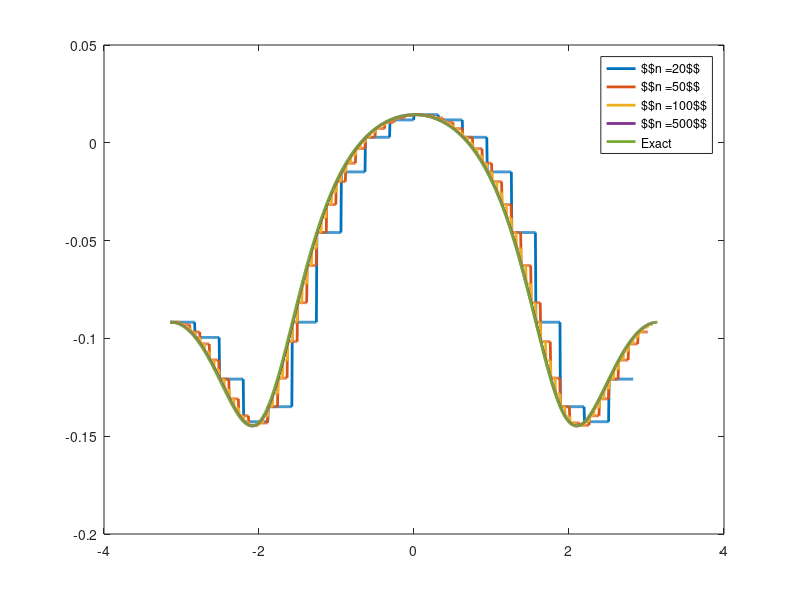
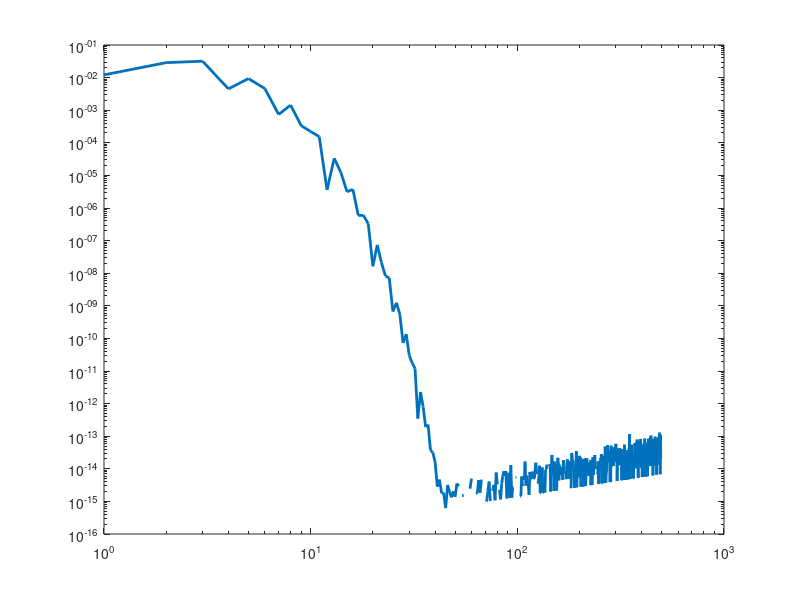

The MATLAB source for these figures, in order:
%% 2(a) Solving the exterior Neumann problem using the Nystrom method and plotting sigma
N = [20 50 100 500];

for i=1:size(N,2)
    n = N(i);
    
    theta = linspace(-pi,pi,n+1);
    theta = theta(1:end-1); % Get rid of overlapping endpoint.
    w = 2*pi/n;
    A = -pi*eye(n) - ones(n,n)*(w/2);
    b = 1 ./ (3 + 2*cos(theta') + cos(2*theta'));
    sigma = A \ b;
       
    % Evaluate and plot the solution on a finer grid
    n_eval = 1000;
    theta_eval = linspace(min(theta), max(theta), n_eval);
    sigma_eval = zeros(n_eval,1);
    count = 2;
    for j=1:n_eval
        if theta_eval(j) <= theta(count)
            %count stays same
        else
            count=count+1;
        end
        sigma_eval(j) = sigma(count-1);
    end

    plot(theta_eval, sigma_eval, 'LineWidth', 2, 'DisplayName', strcat('$$n = ', num2str(n), '$$'))
    hold on;
end

% plot exact solution
I = -(1/6) * sqrt(3 + 2*sqrt(3));
f = @(x) 1 ./ (3 + 2.*cos(x) + cos(2.*x));
theta = linspace(-pi, pi, 1000);
sigma_exact = @(x) -(1/pi) * (I/2 + f(x));
sigma_exact_eval = sigma_exact(theta);
plot(theta, sigma_exact_eval, 'LineWidth', 2, 'DisplayName', 'Exact');

legend('show');


%% 2(b) Investigating the convergence of the Nystrom method for the exterior Neumann problem
figure;

N = linspace(1,500,500);
error = zeros(500,1);

for i=1:size(N,2)
    n = N(i);
    
    theta = linspace(-pi,pi,n+1);
    theta = theta(1:end-1); % Get rid of overlapping endpoint.
    w = 2*pi/n;
    A = -pi*eye(n) - ones(n,n)*(w/2);
    b = 1 ./ (3 + 2*cos(theta') + cos(2*theta'));
    sigma = A \ b;
    
    for j=1:n
        error(i) = error(i) + abs(sigma(i) - sigma_exact(theta(i)));
    end
end

loglog(N, error, 'LineWidth', 2);

%% 2(d) Solving the exterior problem on an elliptical boundary
% a = 1.5; % semi-minor axis
% b = 1.2; % semi-major axis
% e = sqrt(1 - (b^2/a^2)); % eccentricity
% p = a*ellipticE(2*pi, e); % perimeter of an ellipse
% 
% n = 10;
% theta = linspace(-pi,pi,10*n);
% theta_eval = zeros(n,1);
% x = zeros(n,1);
% y = zeros(n,1);
% nx = zeros(n,1);
% ny = zeros(n,1);
% bi = zeros(n,1); % RHS vector
% 
% index = 1;
% for i=1:10*n
%     t = atan((a/b) * tan(theta(i) + pi));
%     arc_length = a*ellipticE(t, e);
%     if arc_length >= ((index-1)/n)*p
%         theta_eval(index) = theta(i);
%         x(index) = a*cos(theta(i));
%         y(index) = b*sin(theta(i));
%         nx(index) = -b*sin(theta(i));
%         ny(index) = a*cos(theta(i));
%         bi(index) = 1 / (3 + 2*cos(theta(i)) + cos(2*theta(i)));
%         index = index + 1;
%     end
% end
% 
% theta_eval
% 
% w = p/n;
% A = zeros(n);
% 
% for i=1:n
%     for j=1:n
%         if i==j
%             A(i,j) = -pi;
%         else
%             up = (x(i) - x(j))*nx(i) + (y(i) - y(j))*ny(i);
%             down = (x(i) - x(j))^2 + (y(i) - y(j))^2;
%             A(i,j) = -w * (up/down);
%         end
%     end
% end
% 
% A
% 
% figure;
% imagesc(A);
% colorbar();
% 
% sigma = A \ bi;
% 
% figure;
% plot(theta_eval, sigma);